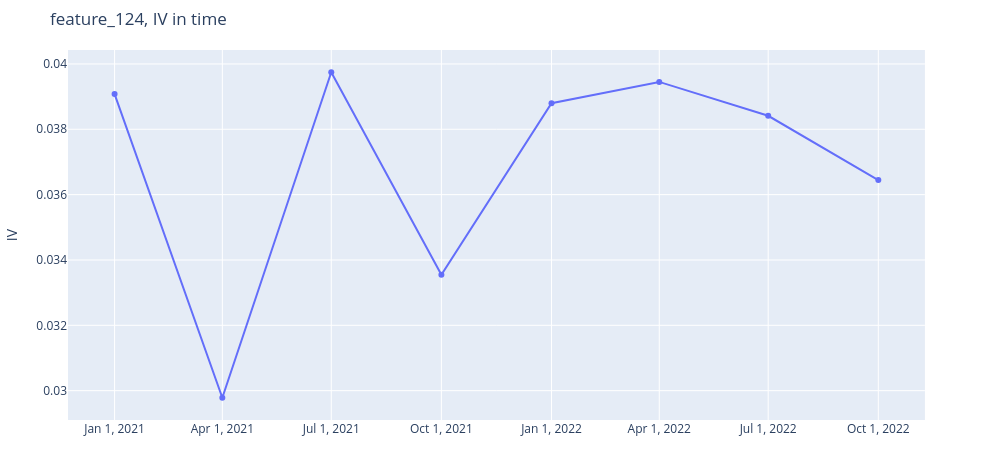
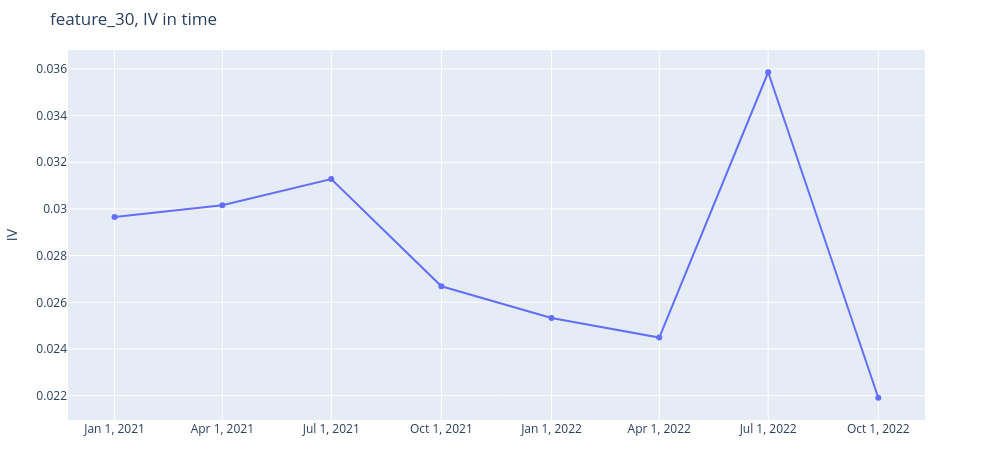
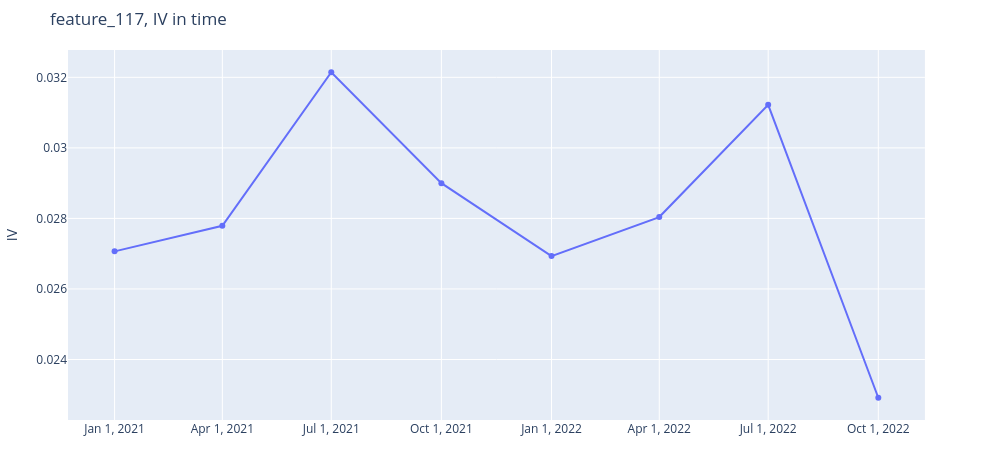
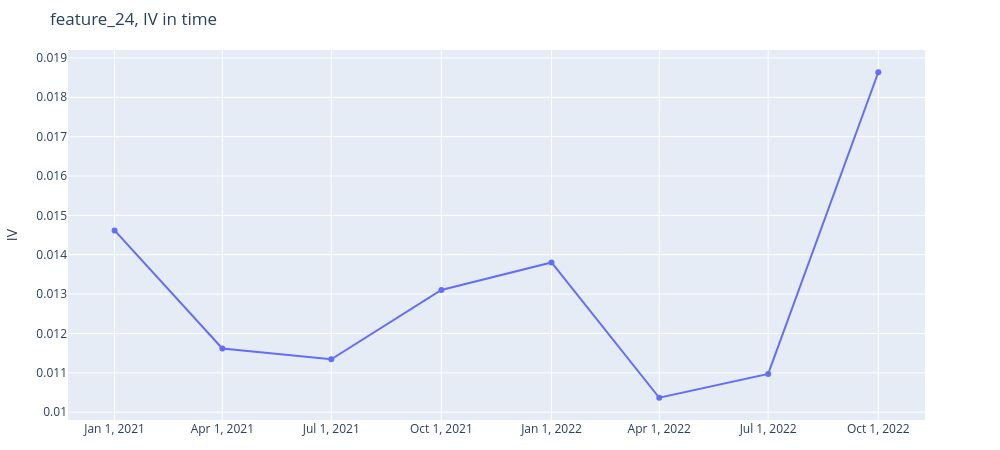

Notebook code cell kept with these figures, in order:
### Markdown cell above
Здесь я сначала дообучаю финальную модель на лучших параметрах из Optuna и беру топ-15 фичей.

### Code cell
for feature in top15_by_gain:
    plot_metric_time(df[feature], df[TARGET], df['quarter'], metric='IV', n_buckets_for_IV=15)
